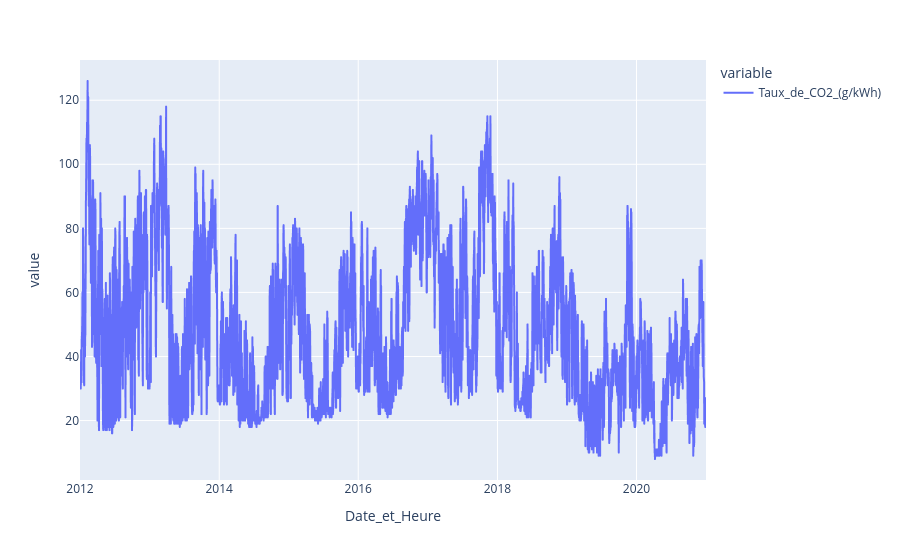

Source (notebook cell):
### Code cell
# Environnement
df_env_resample = df_env.resample('D').asfreq()

df_env_resample.plot()

### Figure 1 — Plotly figure (JSON) as saved in the notebook; plotly's stock layout.template omitted (floating-point values rounded to 4 significant figures; data arrays with more than 128 entries replaced by an {"elided": "..."} marker saying what was removed)
{"data": [{"hovertemplate": "variable=Taux_de_CO2_(g/kWh)<br>Date_et_Heure=%{x}<br>value=%{y}<extra></extra>", "legendgroup": "Taux_de_CO2_(g/kWh)", "line": {"color": "#636efa", "dash": "solid"}, "marker": {"symbol": "circle"}, "mode": "lines", "name": "Taux_de_CO2_(g/kWh)", "showlegend": true, "type": "scattergl", "x": {"elided": "3288 str values"}, "xaxis": "x", "y": {"elided": "3288 float values"}, "yaxis": "y"}], "layout": {"legend": {"title": {"text": "variable"}, "tracegroupgap": 0}, "margin": {"t": 60}, "xaxis": {"anchor": "y", "domain": [0, 1], "title": {"text": "Date_et_Heure"}}, "yaxis": {"anchor": "x", "domain": [0, 1], "title": {"text": "value"}}}}
